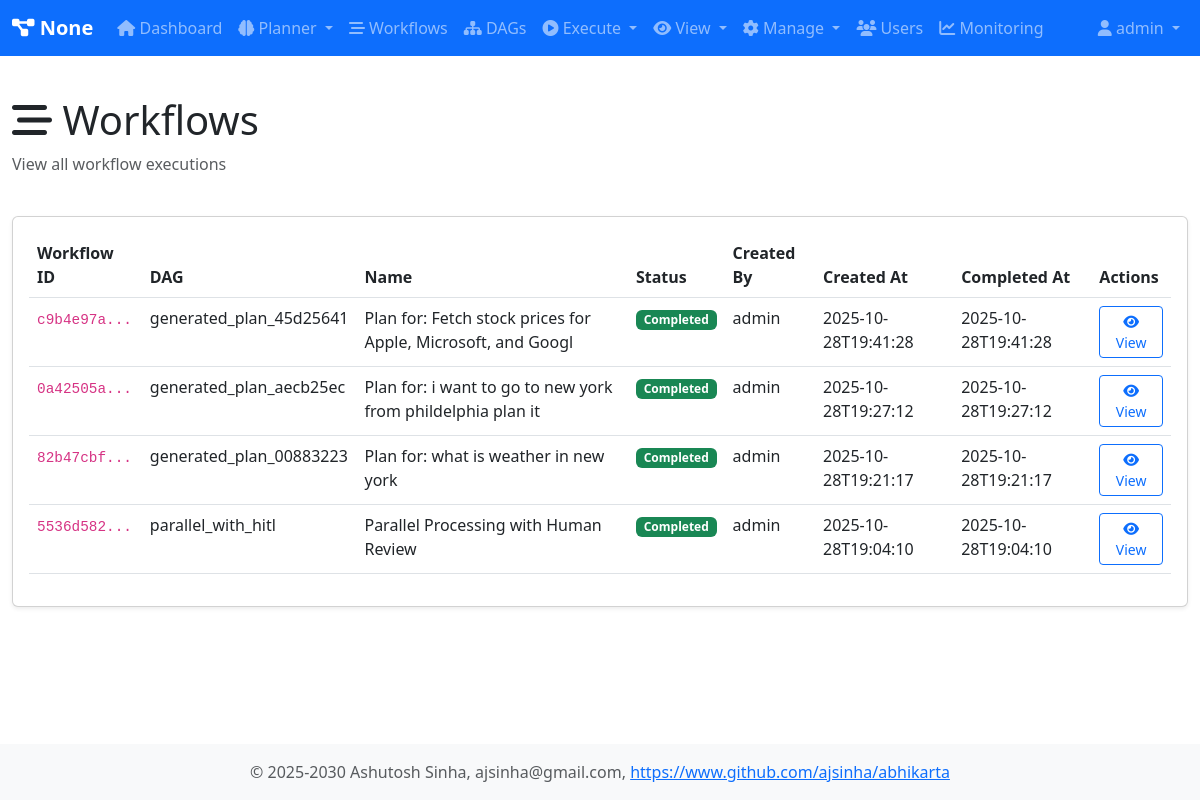
/workflows (signed in), run on an earlier commit of the app's database.
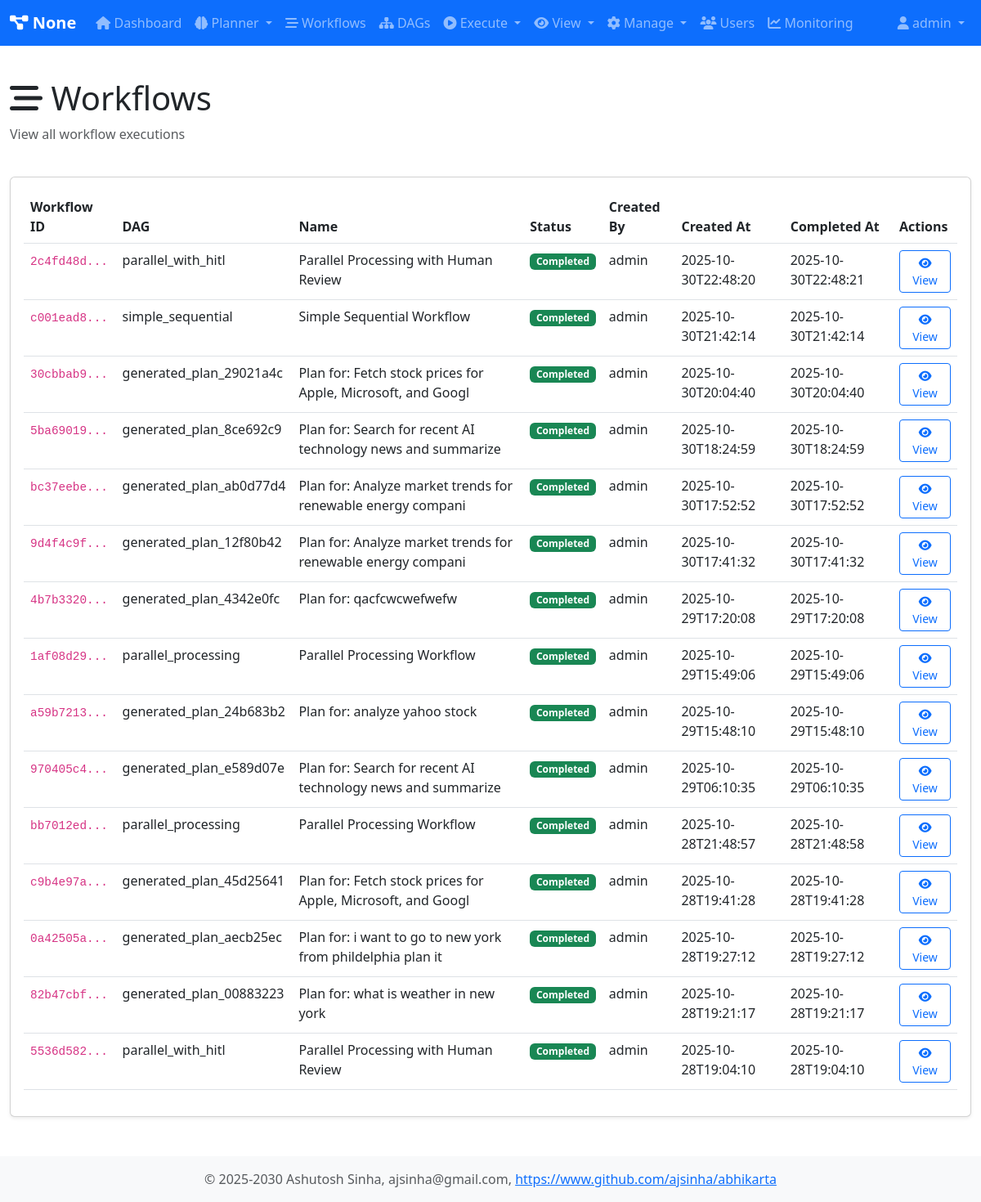
And on a later commit of the database.
### tables this page shows
CREATE TABLE workflows (
                workflow_id TEXT PRIMARY KEY,
                dag_id TEXT NOT NULL,
                session_id TEXT,
                name TEXT,
                description TEXT,
                status TEXT DEFAULT 'pending',
                created_at TEXT DEFAULT CURRENT_TIMESTAMP,
                started_at TEXT,
                completed_at TEXT,
                created_by TEXT,
                graph_json TEXT,
                result TEXT,
                error TEXT
            );

### routes/workflow_routes.py (the view)
        @self.app.route('/workflows')
        @self.login_required
        def workflows():
            user = self.user_registry.get_user(session['user_id'])
            all_workflows = self.db_handler.get_all_workflows()
            return render_template('workflows.html', user=user, workflows=all_workflows)

### core/user_registry.py (called while the page is built)
    def is_admin(self) -> bool:
        return self.role == 'admin'

    def get_user(self, user_id: str) -> Optional[User]:
        return self._users.get(user_id)

### db/database.py (called while the page is built)
    @contextmanager
    def get_connection(self):
        conn = None
        try:
            if self.db_type == 'sqlite':
                conn = sqlite3.connect(self.db_path)
                conn.row_factory = sqlite3.Row
            elif self.db_type == 'postgresql':
                import psycopg2
                import psycopg2.extras
                conn = psycopg2.connect(**self.pg_params)
                conn.cursor_factory = psycopg2.extras.RealDictCursor
            yield conn
            conn.commit()
        except Exception as e:
            if conn:
                conn.rollback()
            raise e
        finally:
            if conn:
                conn.close()

    def fetchall(self, query: str, params: Tuple = ()) -> List[Dict[str, Any]]:
        with self.get_connection() as conn:
            cursor = conn.cursor()
            cursor.execute(query, params)
            rows = cursor.fetchall()
            return [dict(row) for row in rows]

### db/database_call_handler.py (called while the page is built)
    def get_all_workflows(self, limit: Optional[int] = None, order_by: str = 'created_at DESC') -> List[Dict[str, Any]]:
        return self.workflow.get_all_workflows(limit, order_by)

### db/database_handler_workflow.py (called while the page is built)
    def get_all_workflows(self, limit: Optional[int] = None, order_by: str = 'created_at DESC') -> List[Dict[str, Any]]:
        query = f"SELECT * FROM workflows ORDER BY {order_by}"
        if limit:
            query += f" LIMIT {limit}"
        return self.db.fetchall(query)

### routes/auth_routes.py (called while the page is built)
    def login_required(self, f):
        @wraps(f)
        def decorated_function(*args, **kwargs):
            if 'user_id' not in session:
                return redirect(url_for('login'))
            return f(*args, **kwargs)
        return decorated_function

### web/app.py (called while the page is built)
    def _initialize_app(self):
        self.app = Flask(__name__)
        self.app.secret_key = os.urandom(24)
        self.app.template_filter('format_number')
        def format_number(value):
            try:
                num = float(value)
                if num >= 1000:
                    return f"{num / 1000:.0f}"
                return str(int(num))
            except:
                return str(value)
        @self.app.context_processor
        def inject_system_name():
            system_name = getattr(self, 'system_name', 'Abhikarta')
            return dict(system_name=system_name)

### web/templates/workflows.html (shortened to what this page needs)
{% extends "base.html" %}
{% block content %}
<div class="row mb-4">
    <div class="col">
        <h1><i class="fas fa-stream"></i> Workflows</h1>
        <p class="text-muted">View all workflow executions</p>
    </div>
</div>
<div class="card">
    <div class="card-body">
        {% if workflows %}
        <div class="table-responsive">
            <table class="table table-hover">
                <thead>
                    <tr>
                        <th>Workflow ID</th>
                        <th>DAG</th>
                        <th>Name</th>
                        <th>Status</th>
                        <th>Created By</th>
                        <th>Created At</th>
                        <th>Completed At</th>
                        <th>Actions</th>
                    </tr>
                </thead>
                <tbody>
                    {% for workflow in workflows %}
                    <tr>
                        <td><code>{{ workflow.workflow_id[:8] }}...</code></td>
                        <td>{{ workflow.dag_id }}</td>
                        <td>{{ workflow.name or 'N/A' }}</td>
                        <td>
                            {% if workflow.status == 'running' %}
                                <span class="badge bg-info">Running</span>
                            {% elif workflow.status == 'completed' %}
                                <span class="badge bg-success">Completed</span>
                            {% elif workflow.status == 'failed' %}
                                <span class="badge bg-danger">Failed</span>
                            {% else %}
                                <span class="badge bg-secondary">{{ workflow.status }}</span>
                            {% endif %}
                        </td>
                        <td>{{ workflow.created_by or 'N/A' }}</td>
                        <td>{{ workflow.created_at[:19] }}</td>
                        <td>{{ workflow.completed_at[:19] if workflow.completed_at else 'N/A' }}</td>
                        <td>
                            <a href="{{ url_for('workflow_detail', workflow_id=workflow.workflow_id) }}"
                               class="btn btn-sm btn-outline-primary">
                                <i class="fas fa-eye"></i> View
                            </a>
                        </td>
                    </tr>
                    {% endfor %}
                </tbody>
            </table>
        </div>
        {% else %}
        <p class="text-muted">No workflows yet.</p>
        {% endif %}
    </div>
</div>
{% endblock %}

### web/templates/base.html (shortened to what this page needs)
<!DOCTYPE html>
<html lang="en">
<head>
    <link href="https://cdn.jsdelivr.net/npm/bootstrap@5.3.0/dist/css/bootstrap.min.css" rel="stylesheet">
    <link rel="stylesheet" href="https://cdnjs.cloudflare.com/ajax/libs/font-awesome/6.4.0/css/all.min.css">
    <link href="{{ url_for('static', filename='css/style.css') }}" rel="stylesheet">
</head>
<body>
    {% if user %}
    <nav class="navbar navbar-expand-lg navbar-dark bg-primary">
        <div class="container-fluid">
            <a class="navbar-brand" href="{{ url_for('dashboard') }}">
                <i class="fas fa-project-diagram"></i> {{ system_name }}
            </a>
            <div class="collapse navbar-collapse" id="navbarNav">
                <ul class="navbar-nav me-auto">
                    <li class="nav-item">
                        <a class="nav-link" href="{{ url_for('dashboard') }}">
                            <i class="fas fa-home"></i> Dashboard
                        </a>
                    </li>
                    <li class="nav-item dropdown">
                        <a class="nav-link dropdown-toggle" href="#" id="plannerDropdown" role="button" data-bs-toggle="dropdown">
                            <i class="fas fa-brain"></i> Planner
                        </a>
                    </li>
                    <li class="nav-item">
                        <a class="nav-link" href="{{ url_for('workflows') }}">
                            <i class="fas fa-stream"></i> Workflows
                        </a>
                    </li>
                    <li class="nav-item">
                        <a class="nav-link" href="{{ url_for('dags') }}">
                            <i class="fas fa-sitemap"></i> DAGs
                        </a>
                    </li>
                    <li class="nav-item dropdown">
                        <a class="nav-link dropdown-toggle" href="#" id="executeDropdown" role="button" data-bs-toggle="dropdown">
                            <i class="fas fa-play-circle"></i> Execute
                        </a>
                    </li>
                    <li class="nav-item dropdown">
                        <a class="nav-link dropdown-toggle" href="#" id="viewDropdown" role="button" data-bs-toggle="dropdown">
                            <i class="fas fa-eye"></i> View
                        </a>
                    </li>
                    <li class="nav-item dropdown">
                        <a class="nav-link dropdown-toggle" href="#" id="manageDropdown" role="button" data-bs-toggle="dropdown">
                            <i class="fas fa-cog"></i> Manage
                        </a>
                    </li>
                    {% if user.is_admin() %}
                    <li class="nav-item">
                        <a class="nav-link" href="{{ url_for('users') }}">
                            <i class="fas fa-users"></i> Users
                        </a>
                    </li>
                    <li class="nav-item">
                        <a class="nav-link" href="{{ url_for('monitoring_dashboard') }}">
                            <i class="fas fa-chart-line"></i> Monitoring
                        </a>
                    </li>
                    {% endif %}
                </ul>
                <ul class="navbar-nav">
                    <li class="nav-item dropdown">
                        <a class="nav-link dropdown-toggle" href="#" id="userDropdown" role="button" data-bs-toggle="dropdown">
                            <i class="fas fa-user"></i> {{ user.username }}
                        </a>
                    </li>
                </ul>
            </div>
        </div>
    </nav>
    {% endif %}
    <main class="container-fluid py-4">
        {% block content %}{% endblock %}
    </main>
    <footer class="footer mt-auto py-3 bg-light">
        <div class="container text-center">
            <span class="text-muted">© 2025-2030 Ashutosh Sinha, ajsinha@gmail.com,
                <a href="https://www.github.com/ajsinha/abhikarta" target="_blank">https://www.github.com/ajsinha/abhikarta</a>
            </span>
        </div>
    </footer>
</body>
</html>

### web/static/css/style.css (style rules this page uses)
body { min-height: 100vh; display: flex; flex-direction: column; }
main { flex: 1; }
.footer { margin-top: auto; }
.card { margin-bottom: 1.5rem; box-shadow: 0 0.125rem 0.25rem rgba(0,0,0,.075); }
code { font-size: 90%; }
.navbar-brand { font-weight: bold; }

What changed in the data, as far as the page shows it:
added workflows: workflow_id "2c4fd48d", dag_id "parallel_with_hitl", name "Parallel Processing with Human Review", status "Completed", created_by "admin", created_at "2025-10-30T22:48:20", completed_at "2025-10-30T22:48:21"
added workflows: workflow_id "c001ead8", dag_id "simple_sequential", name "Simple Sequential Workflow", status "Completed", created_by "admin", created_at "2025-10-30T21:42:14", completed_at "2025-10-30T21:42:14"
added workflows: workflow_id "30cbbab9", dag_id "generated_plan_29021a4c", name "Plan for: Fetch stock prices for Apple, Microsoft, and Googl", status "Completed", created_by "admin", created_at "2025-10-30T20:04:40", completed_at "2025-10-30T20:04:40"
added workflows: workflow_id "5ba69019", dag_id "generated_plan_8ce692c9", name "Plan for: Search for recent AI technology news and summarize", status "Completed", created_by "admin", created_at "2025-10-30T18:24:59", completed_at "2025-10-30T18:24:59"
added workflows: workflow_id "bc37eebe", dag_id "generated_plan_ab0d77d4", name "Plan for: Analyze market trends for renewable energy compani", status "Completed", created_by "admin", created_at "2025-10-30T17:52:52", completed_at "2025-10-30T17:52:52"
added workflows: workflow_id "9d4f4c9f", dag_id "generated_plan_12f80b42", name "Plan for: Analyze market trends for renewable energy compani", status "Completed", created_by "admin", created_at "2025-10-30T17:41:32", completed_at "2025-10-30T17:41:32"
added workflows: workflow_id "4b7b3320", dag_id "generated_plan_4342e0fc", name "Plan for: qacfcwcwefwefw", status "Completed", created_by "admin", created_at "2025-10-29T17:20:08", completed_at "2025-10-29T17:20:08"
added workflows: workflow_id "1af08d29", dag_id "parallel_processing", name "Parallel Processing Workflow", status "Completed", created_by "admin", created_at "2025-10-29T15:49:06", completed_at "2025-10-29T15:49:06"
added workflows: workflow_id "a59b7213", dag_id "generated_plan_24b683b2", name "Plan for: analyze yahoo stock", status "Completed", created_by "admin", created_at "2025-10-29T15:48:10", completed_at "2025-10-29T15:48:10"
added workflows: workflow_id "970405c4", dag_id "generated_plan_e589d07e", name "Plan for: Search for recent AI technology news and summarize", status "Completed", created_by "admin", created_at "2025-10-29T06:10:35", completed_at "2025-10-29T06:10:35"
added workflows: workflow_id "bb7012ed", dag_id "parallel_processing", name "Parallel Processing Workflow", status "Completed", created_by "admin", created_at "2025-10-28T21:48:57", completed_at "2025-10-28T21:48:58"
